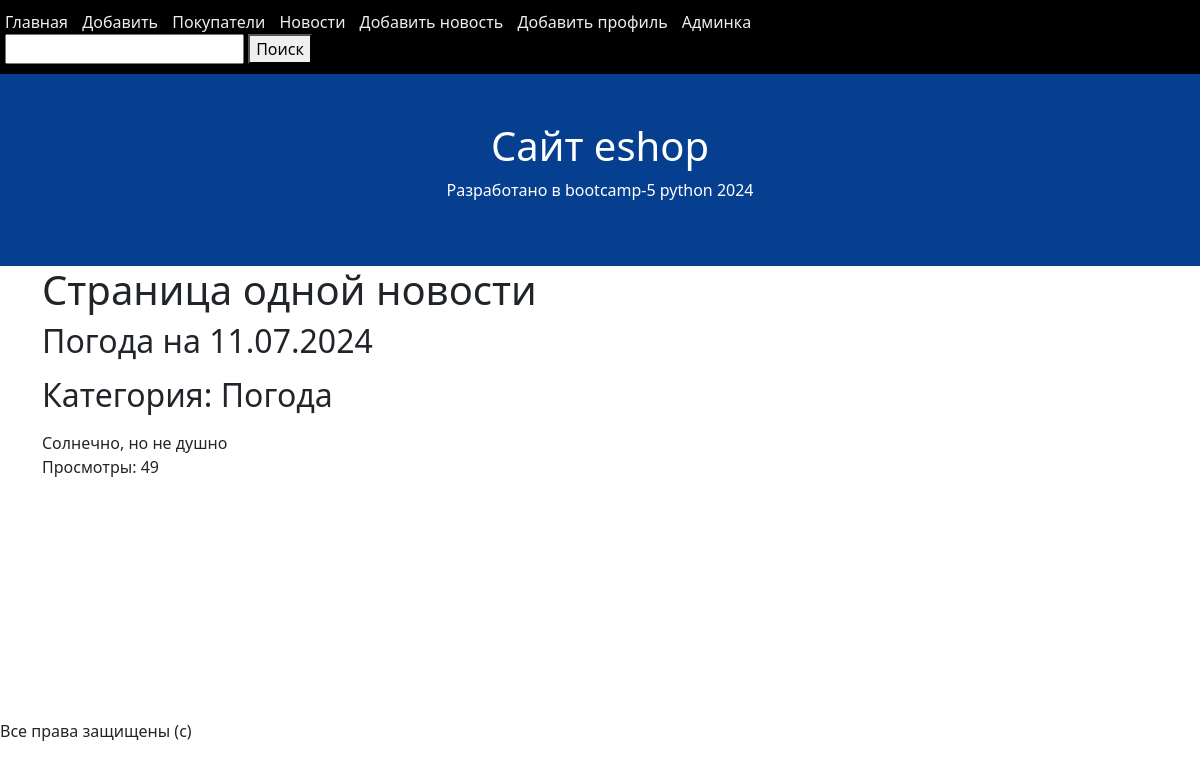
The app's page /news-detail/1/ (signed in) with its own data.
### news/models.py (models this page shows, shortened)
class New(models.Model):
    title = models.CharField(max_length=100)
    article = models.TextField()
    views = models.IntegerField(default=0)
    category = models.ForeignKey(
        to=NewsCategory,
        on_delete=models.CASCADE,
        null=True, blank=True,
        verbose_name="Категория"
    )
    costumer_views = models.ManyToManyField(
        to=Costumer,
    )
    views_qty = models.IntegerField(default=0)

class NewsCategory(models.Model):
    name = models.CharField(max_length=100)
    def __str__(self):
        return self.name

### news/views.py (the view)
# urls.py: path('news-detail/<int:id>/', news_detail, name='news-detail'),
def news_detail(request, id):
    new_object = New.objects.get(id=id)
    new_object.views_qty += 1
    user = request.user
    costumer = user.costumer
    new_object.costumer_views.add(costumer)
    new_object.save()
    context = {
        "new": new_object,
    }
    return render(request, 'news_detail.html', context)

### news/templates/news_detail.html
{% extends 'base.html' %}
{% load django_bootstrap5 %}
{% block content %}
<h1>Страница одной новости</h1>
<h2>{{ new.title }}</h2>
    <p>
<h2>Категория: {{ new.category }}</h2>
</p>
<div>{{ new.article }}</div>
<div>Просмотры: {{ new.views_qty }}</div>
{% endblock %}

### records on screen
New: title "Погода на 11.07.2024", category "Погода", article "Солнечно, но не душно", views_qty "49"
